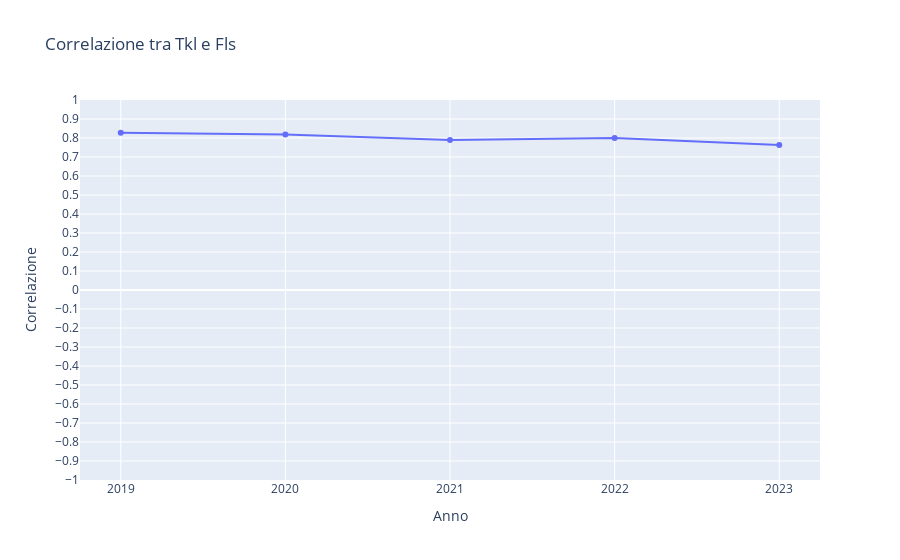
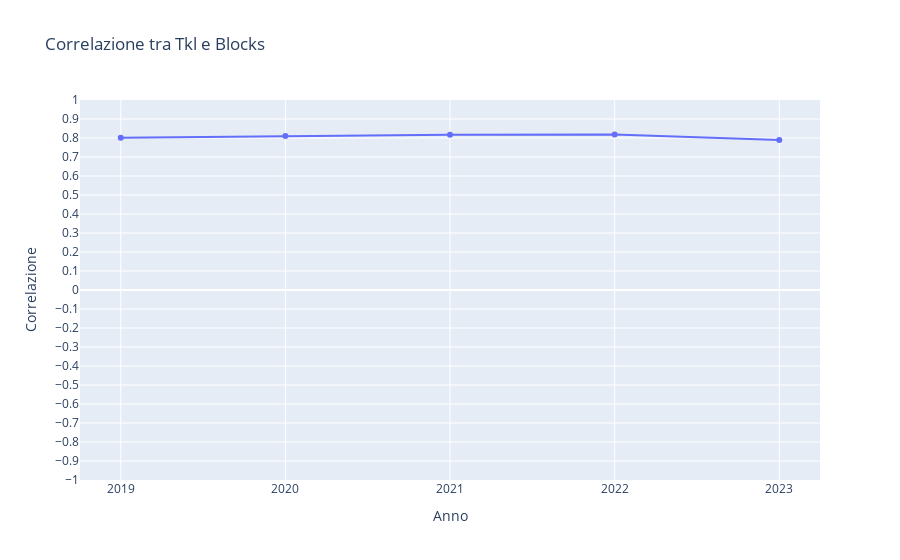
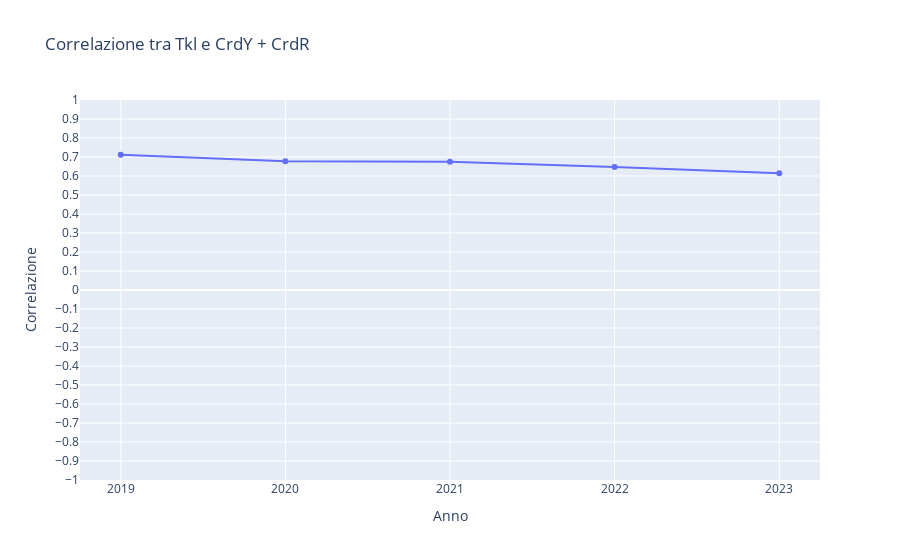

Notebook source saved alongside these figures, in order:
### Code cell
stat = 'Tkl'
best_worst(stat)

stat1 = 'Tkl'
stat2 = 'Fls'
correlazione(stat1, stat2)

stat1 = 'Tkl'
stat2 = 'Blocks'
correlazione(stat1, stat2)

stat1 = 'Tkl'
stat2 = 'CrdY + CrdR'
correlazione(stat1, stat2)

### Figure 1 — Plotly figure (JSON) as saved in the notebook; plotly's stock layout.template omitted (floating-point values rounded to 4 significant figures)
{"data": [{"hovertemplate": "Anno=%{x}<br>Correlazione=%{y}<extra></extra>", "legendgroup": "", "line": {"color": "#636efa", "dash": "solid"}, "marker": {"symbol": "circle"}, "mode": "lines+markers", "name": "", "orientation": "v", "showlegend": false, "type": "scatter", "x": [2019, 2020, 2021, 2022, 2023], "xaxis": "x", "y": [0.8278, 0.818, 0.7893, 0.8003, 0.7634], "yaxis": "y"}], "layout": {"legend": {"tracegroupgap": 0}, "title": {"text": "Correlazione tra Tkl e Fls"}, "xaxis": {"anchor": "y", "domain": [0, 1], "dtick": 1, "title": {"text": "Anno"}}, "yaxis": {"anchor": "x", "domain": [0, 1], "dtick": 0.1, "range": [-1, 1], "title": {"text": "Correlazione"}}}}

### Figure 2 — Plotly figure (JSON) as saved in the notebook; plotly's stock layout.template omitted (floating-point values rounded to 4 significant figures)
{"data": [{"hovertemplate": "Anno=%{x}<br>Correlazione=%{y}<extra></extra>", "legendgroup": "", "line": {"color": "#636efa", "dash": "solid"}, "marker": {"symbol": "circle"}, "mode": "lines+markers", "name": "", "orientation": "v", "showlegend": false, "type": "scatter", "x": [2019, 2020, 2021, 2022, 2023], "xaxis": "x", "y": [0.8013, 0.81, 0.817, 0.8186, 0.7894], "yaxis": "y"}], "layout": {"legend": {"tracegroupgap": 0}, "title": {"text": "Correlazione tra Tkl e Blocks"}, "xaxis": {"anchor": "y", "domain": [0, 1], "dtick": 1, "title": {"text": "Anno"}}, "yaxis": {"anchor": "x", "domain": [0, 1], "dtick": 0.1, "range": [-1, 1], "title": {"text": "Correlazione"}}}}

### Figure 3 — Plotly figure (JSON) as saved in the notebook; plotly's stock layout.template omitted (floating-point values rounded to 4 significant figures)
{"data": [{"hovertemplate": "Anno=%{x}<br>Correlazione=%{y}<extra></extra>", "legendgroup": "", "line": {"color": "#636efa", "dash": "solid"}, "marker": {"symbol": "circle"}, "mode": "lines+markers", "name": "", "orientation": "v", "showlegend": false, "type": "scatter", "x": [2019, 2020, 2021, 2022, 2023], "xaxis": "x", "y": [0.7113, 0.6771, 0.675, 0.6479, 0.6147], "yaxis": "y"}], "layout": {"legend": {"tracegroupgap": 0}, "title": {"text": "Correlazione tra Tkl e CrdY + CrdR"}, "xaxis": {"anchor": "y", "domain": [0, 1], "dtick": 1, "title": {"text": "Anno"}}, "yaxis": {"anchor": "x", "domain": [0, 1], "dtick": 0.1, "range": [-1, 1], "title": {"text": "Correlazione"}}}}
